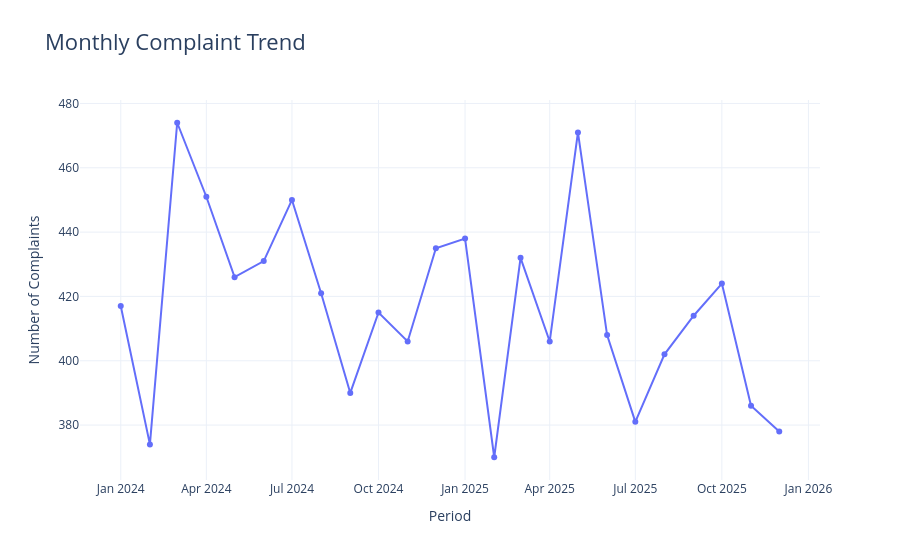

The notebook cell this image was saved under:
### Code cell
# =========================================================
# 3.4 MONTHLY COMPLAINT TREND
# =========================================================

monthly_trend = (
    df.groupby(["year", "month"])
      .size()
      .reset_index(name="total_complaints")
)

monthly_trend["period"] = (
    monthly_trend["year"].astype(str)
    + "-"
    + monthly_trend["month"].astype(str).str.zfill(2)
)

fig = px.line(
    monthly_trend,
    x="period",
    y="total_complaints",
    markers=True,
    title="Monthly Complaint Trend",
    template="plotly_white"
)

fig.update_layout(
    title_font_size=22,
    xaxis_title="Period",
    yaxis_title="Number of Complaints"
)

fig.show()

# Save screenshot as:
# assets/monthly-complaint-trend.png

### Figure 1 — Plotly figure (JSON) as saved in the notebook; plotly's stock layout.template omitted (floating-point values rounded to 4 significant figures)
{"data": [{"hovertemplate": "period=%{x}<br>total_complaints=%{y}<extra></extra>", "legendgroup": "", "line": {"color": "#636efa", "dash": "solid"}, "marker": {"symbol": "circle"}, "mode": "lines+markers", "name": "", "orientation": "v", "showlegend": false, "type": "scatter", "x": ["2024-01", "2024-02", "2024-03", "2024-04", "2024-05", "2024-06", "2024-07", "2024-08", "2024-09", "2024-10", "2024-11", "2024-12", "2025-01", "2025-02", "2025-03", "2025-04", "2025-05", "2025-06", "2025-07", "2025-08", "2025-09", "2025-10", "2025-11", "2025-12"], "xaxis": "x", "y": [417, 374, 474, 451, 426, 431, 450, 421, 390, 415, 406, 435, 438, 370, 432, 406, 471, 408, 381, 402, 414, 424, 386, 378], "yaxis": "y"}], "layout": {"legend": {"tracegroupgap": 0}, "title": {"font": {"size": 22}, "text": "Monthly Complaint Trend"}, "xaxis": {"anchor": "y", "domain": [0, 1], "title": {"text": "Period"}}, "yaxis": {"anchor": "x", "domain": [0, 1], "title": {"text": "Number of Complaints"}}}}
